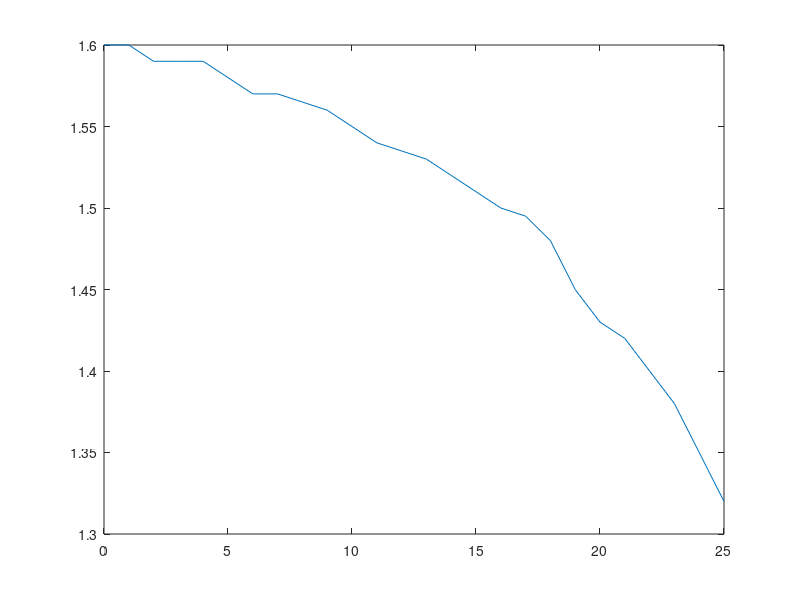

MATLAB code to generate this figure: (Note: this script raises an error after producing the figure.)
close all;
clear all;
clc;

alpha = 0:25;
C_A_M6_10 = [1.6 1.6 1.59 1.59 1.59 1.58 1.57 1.57 1.565 1.56 1.55 1.54 1.535 1.53 ...
       1.52 1.51 1.50 1.495 1.48 1.45 1.43 1.42 1.40 1.38 1.35 1.32];
   
figure();
plot(alpha, C_A_M6_10);

f_CA_6_10 = fit(transpose(alpha), transpose(C_A_M6_10), 'poly2');

alpha_test = -25:0.01:25;
c_test = f_CA_6_10.p1 * alpha_test.^2 + f_CA_6_10.p2 * alpha_test + f_CA_6_10.p3;

hold on;
plot(alpha_test, c_test);

%% M = 2
alpha = -8:0;
C_A_M2 = [1.54 1.55 1.56 1.57 1.58 1.585 1.59 1.595 1.6 ];

f_CA_2 = fit(transpose(alpha), transpose(C_A_M2), 'poly2');

alpha_test = -25:0.01:25;
c_test2 = f_CA_2.p1 * alpha_test.^2 + f_CA_2.p2 * alpha_test + f_CA_2.p3;

figure();
plot(alpha, C_A_M2);
ylim([1 1.8])
xlim([-25 25])
hold on;
plot(alpha_test, c_test2);

figure();
plot(alpha_test, c_test);
hold on;
plot(alpha_test, c_test2);

%% for other M 

M = [0.4 0.6 0.8 0.9 1.00 1.20];
a20 = [1.01 1.07 1.13 1.2 1.33 1.35];
a15 = [1.03 1.09 1.17 1.2 1.33 1.34];
a10 = [1.03 1.09 1.19 1.22 1.32 1.33];
a5 = [1.04 1.09 1.18 1.21 1.32 1.32];
a0 = [1.04 1.09 1.16 1.2 1.3 1.31];

f_CA_a20 = fit(transpose(M), transpose(a20), 'poly1');
f_CA_a15 = fit(transpose(M), transpose(a15), 'poly1');
f_CA_a10 = fit(transpose(M), transpose(a10), 'poly1');
f_CA_a5 = fit(transpose(M), transpose(a5), 'poly1');
f_CA_a0 = fit(transpose(M), transpose(a0), 'poly1');

addpath('Data');
save('Data/fit_areo_axial_coef.mat', 'f_CA_6_10', 'f_CA_2', ...
    'f_CA_a20', 'f_CA_a15', 'f_CA_a10', 'f_CA_a5', 'f_CA_a0');
